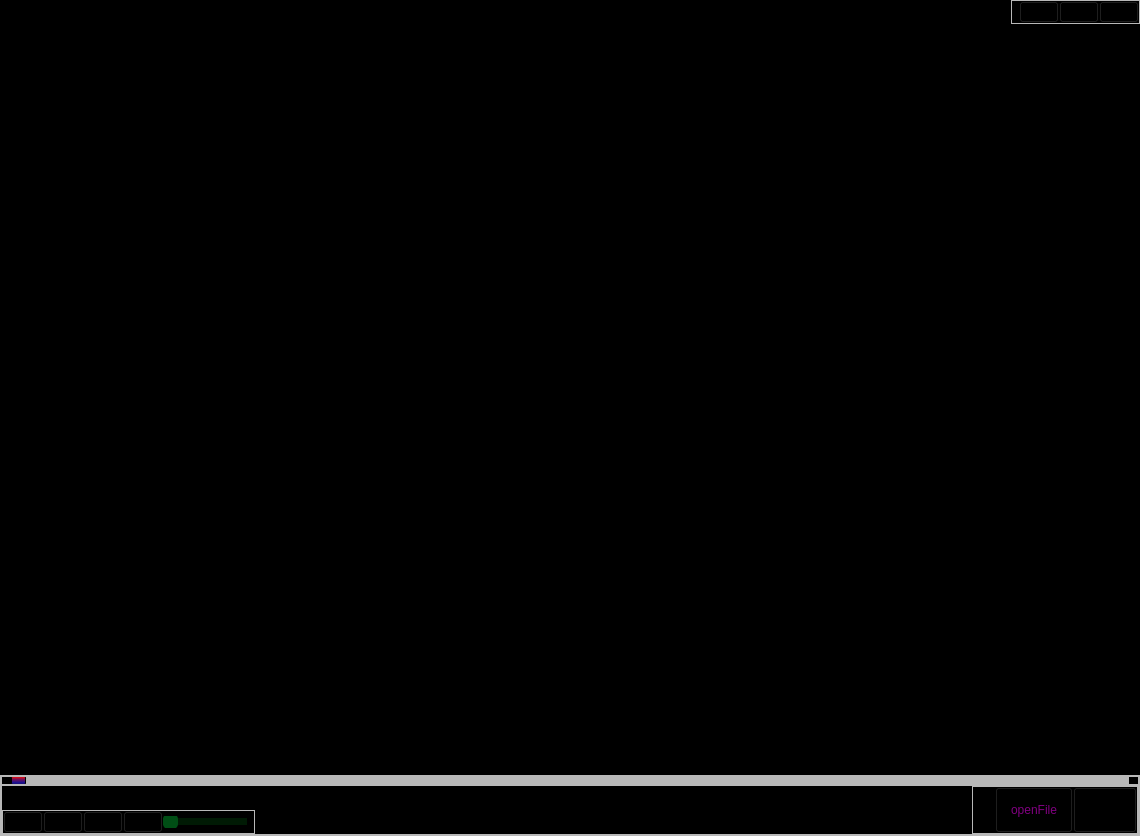
<?xml version="1.0" encoding="UTF-8"?>
<ui version="4.0">
 <class>Widget</class>
 <widget class="QWidget" name="Widget">
  <property name="geometry">
   <rect>
    <x>0</x>
    <y>0</y>
    <width>1140</width>
    <height>836</height>
   </rect>
  </property>
  <property name="windowTitle">
   <string>Widget</string>
  </property>
  <property name="styleSheet">
   <string notr="true">#Widget{background-color:black;;
	font: 700 14pt &quot;Segoe UI&quot;;
}
Head_Bar{
	background-color:transparent;
}
QToolTip{
	color:red;
	border: 2px solid purple;
	font: 700 13pt &quot;Segoe UI&quot;;

}</string>
  </property>
  <layout class="QVBoxLayout" name="verticalLayout">
   <property name="spacing">
    <number>0</number>
   </property>
   <property name="leftMargin">
    <number>0</number>
   </property>
   <property name="topMargin">
    <number>0</number>
   </property>
   <property name="rightMargin">
    <number>0</number>
   </property>
   <property name="bottomMargin">
    <number>0</number>
   </property>
   <item>
    <widget class="QWidget" name="Head_Bar" native="true">
     <layout class="QHBoxLayout" name="horizontalLayout_15">
      <property name="spacing">
       <number>0</number>
      </property>
      <property name="leftMargin">
       <number>0</number>
      </property>
      <property name="topMargin">
       <number>0</number>
      </property>
      <property name="rightMargin">
       <number>0</number>
      </property>
      <property name="bottomMargin">
       <number>0</number>
      </property>
      <item alignment="Qt::AlignRight|Qt::AlignTop">
       <widget class="QFrame" name="Head_BTNS_CONATINER_3">
        <property name="styleSheet">
         <string notr="true">QPushButton
{
	background-color:transparent;
}
QPushButton:hover
{
	background-color:rgb(121, 121, 121)

}</string>
        </property>
        <property name="frameShape">
         <enum>QFrame::StyledPanel</enum>
        </property>
        <property name="frameShadow">
         <enum>QFrame::Raised</enum>
        </property>
        <layout class="QHBoxLayout" name="horizontalLayout_16">
         <property name="spacing">
          <number>0</number>
         </property>
         <property name="leftMargin">
          <number>0</number>
         </property>
         <property name="topMargin">
          <number>0</number>
         </property>
         <property name="rightMargin">
          <number>0</number>
         </property>
         <property name="bottomMargin">
          <number>0</number>
         </property>
         <item>
          <widget class="QLabel" name="About">
           <property name="text">
            <string/>
           </property>
          </widget>
         </item>
         <item>
          <widget class="QPushButton" name="MiniMize_4">
           <property name="cursor">
            <cursorShape>PointingHandCursor</cursorShape>
           </property>
           <property name="toolTip">
            <string>&lt;html&gt;&lt;head/&gt;&lt;body&gt;&lt;p&gt;miniMize&lt;/p&gt;&lt;/body&gt;&lt;/html&gt;</string>
           </property>
           <property name="text">
            <string/>
           </property>
           <property name="icon">
            <iconset resource="../birdo.qrc">
             <normaloff>:/images/MiniMize.png</normaloff>:/images/MiniMize.png</iconset>
           </property>
           <property name="iconSize">
            <size>
             <width>25</width>
             <height>25</height>
            </size>
           </property>
          </widget>
         </item>
         <item>
          <widget class="QPushButton" name="Full_Restore_Screen_4">
           <property name="cursor">
            <cursorShape>PointingHandCursor</cursorShape>
           </property>
           <property name="toolTip">
            <string>&lt;html&gt;&lt;head/&gt;&lt;body&gt;&lt;p&gt;fullScreen&lt;/p&gt;&lt;/body&gt;&lt;/html&gt;</string>
           </property>
           <property name="text">
            <string/>
           </property>
           <property name="icon">
            <iconset resource="../birdo.qrc">
             <normaloff>:/images/fullScreen.png</normaloff>:/images/fullScreen.png</iconset>
           </property>
           <property name="iconSize">
            <size>
             <width>25</width>
             <height>25</height>
            </size>
           </property>
          </widget>
         </item>
         <item>
          <widget class="QPushButton" name="Exit_4">
           <property name="cursor">
            <cursorShape>PointingHandCursor</cursorShape>
           </property>
           <property name="toolTip">
            <string>&lt;html&gt;&lt;head/&gt;&lt;body&gt;&lt;p&gt;Exit&lt;/p&gt;&lt;/body&gt;&lt;/html&gt;</string>
           </property>
           <property name="styleSheet">
            <string notr="true"/>
           </property>
           <property name="text">
            <string/>
           </property>
           <property name="icon">
            <iconset resource="../birdo.qrc">
             <normaloff>:/images/Exit.png</normaloff>:/images/Exit.png</iconset>
           </property>
           <property name="iconSize">
            <size>
             <width>25</width>
             <height>25</height>
            </size>
           </property>
          </widget>
         </item>
        </layout>
       </widget>
      </item>
     </layout>
    </widget>
   </item>
   <item>
    <widget class="videowidget" name="video_player" native="true">
     <property name="sizePolicy">
      <sizepolicy hsizetype="Expanding" vsizetype="Expanding">
       <horstretch>0</horstretch>
       <verstretch>0</verstretch>
      </sizepolicy>
     </property>
     <property name="styleSheet">
      <string notr="true"/>
     </property>
     <layout class="QVBoxLayout" name="verticalLayout_2">
      <property name="spacing">
       <number>0</number>
      </property>
      <property name="leftMargin">
       <number>0</number>
      </property>
      <property name="topMargin">
       <number>0</number>
      </property>
      <property name="rightMargin">
       <number>0</number>
      </property>
      <property name="bottomMargin">
       <number>0</number>
      </property>
     </layout>
    </widget>
   </item>
   <item>
    <widget class="QWidget" name="Bottom" native="true">
     <property name="styleSheet">
      <string notr="true">QPushButton
{
	background-color:transparent;
}
QPushButton:hover
{
	background-color:rgb(85, 85, 85)
}
QToolButton
{
	background-color:transparent;
}</string>
     </property>
     <layout class="QVBoxLayout" name="verticalLayout_5">
      <property name="spacing">
       <number>0</number>
      </property>
      <property name="leftMargin">
       <number>0</number>
      </property>
      <property name="topMargin">
       <number>0</number>
      </property>
      <property name="rightMargin">
       <number>0</number>
      </property>
      <property name="bottomMargin">
       <number>0</number>
      </property>
      <item>
       <widget class="QFrame" name="Bottom_Elems_parent_2">
        <property name="frameShape">
         <enum>QFrame::StyledPanel</enum>
        </property>
        <property name="frameShadow">
         <enum>QFrame::Raised</enum>
        </property>
        <layout class="QVBoxLayout" name="verticalLayout_6">
         <property name="spacing">
          <number>0</number>
         </property>
         <property name="leftMargin">
          <number>0</number>
         </property>
         <property name="topMargin">
          <number>0</number>
         </property>
         <property name="rightMargin">
          <number>0</number>
         </property>
         <property name="bottomMargin">
          <number>0</number>
         </property>
         <item>
          <widget class="QFrame" name="Progress_Conatiner_2">
           <property name="styleSheet">
            <string notr="true">QLabel
{
	font: 900 14pt &quot;Segoe UI&quot;;
}
QSlider
{
	height:14px;
	border-radius:5px;
}
QSlider::handle
{
	background-color:qlineargradient(spread:pad, x1:0, y1:1, x2:0, y2:0, stop:0 rgba(0, 0, 0, 255), stop:0.05 rgba(14, 8, 73, 255), stop:0.36 rgba(28, 17, 145, 255), stop:0.6 rgba(126, 14, 81, 255), stop:0.75 rgba(234, 11, 11, 255), stop:0.79 rgba(244, 70, 5, 255), stop:0.86 rgba(255, 136, 0, 255), stop:0.935 rgba(239, 236, 55, 255));
	border: 1px solid black;
	border-radius: 5px;
	height:15px;
}
QSlider::sub-page
{
	background-color:qlineargradient(spread:pad, x1:0, y1:1, x2:0, y2:0, stop:0 rgba(0, 0, 0, 255), stop:0.05 rgba(14, 8, 73, 255), stop:0.36 rgba(28, 17, 145, 255), stop:0.6 rgba(126, 14, 81, 255), stop:0.75 rgba(234, 11, 11, 255), stop:0.79 rgba(244, 70, 5, 255), stop:0.86 rgba(255, 136, 0, 255), stop:0.935 rgba(239, 236, 55, 255));
}
QSlider::add-page
{
	background-color:rgb(184, 184, 184);
}</string>
           </property>
           <property name="frameShape">
            <enum>QFrame::StyledPanel</enum>
           </property>
           <property name="frameShadow">
            <enum>QFrame::Raised</enum>
           </property>
           <layout class="QVBoxLayout" name="verticalLayout_3">
            <property name="spacing">
             <number>0</number>
            </property>
            <property name="leftMargin">
             <number>9</number>
            </property>
            <property name="topMargin">
             <number>0</number>
            </property>
            <property name="rightMargin">
             <number>9</number>
            </property>
            <property name="bottomMargin">
             <number>0</number>
            </property>
            <item>
             <widget class="QSlider" name="Video_LEngth_2">
              <property name="maximumSize">
               <size>
                <width>16777215</width>
                <height>7</height>
               </size>
              </property>
              <property name="cursor">
               <cursorShape>PointingHandCursor</cursorShape>
              </property>
              <property name="mouseTracking">
               <bool>false</bool>
              </property>
              <property name="styleSheet">
               <string notr="true"/>
              </property>
              <property name="minimum">
               <number>0</number>
              </property>
              <property name="maximum">
               <number>0</number>
              </property>
              <property name="value">
               <number>0</number>
              </property>
              <property name="sliderPosition">
               <number>0</number>
              </property>
              <property name="orientation">
               <enum>Qt::Horizontal</enum>
              </property>
              <property name="invertedAppearance">
               <bool>false</bool>
              </property>
              <property name="invertedControls">
               <bool>false</bool>
              </property>
             </widget>
            </item>
           </layout>
          </widget>
         </item>
         <item>
          <widget class="QFrame" name="Bottom_Buttons_2">
           <property name="frameShape">
            <enum>QFrame::StyledPanel</enum>
           </property>
           <property name="frameShadow">
            <enum>QFrame::Raised</enum>
           </property>
           <layout class="QHBoxLayout" name="horizontalLayout_11">
            <property name="spacing">
             <number>0</number>
            </property>
            <property name="leftMargin">
             <number>0</number>
            </property>
            <property name="topMargin">
             <number>0</number>
            </property>
            <property name="rightMargin">
             <number>0</number>
            </property>
            <property name="bottomMargin">
             <number>0</number>
            </property>
            <item alignment="Qt::AlignLeft|Qt::AlignBottom">
             <widget class="QFrame" name="Play_Audio_backgward_BTN">
              <property name="minimumSize">
               <size>
                <width>250</width>
                <height>0</height>
               </size>
              </property>
              <property name="frameShape">
               <enum>QFrame::StyledPanel</enum>
              </property>
              <property name="frameShadow">
               <enum>QFrame::Raised</enum>
              </property>
              <layout class="QHBoxLayout" name="horizontalLayout_3">
               <property name="spacing">
                <number>0</number>
               </property>
               <property name="leftMargin">
                <number>0</number>
               </property>
               <property name="topMargin">
                <number>0</number>
               </property>
               <property name="rightMargin">
                <number>0</number>
               </property>
               <property name="bottomMargin">
                <number>0</number>
               </property>
               <item>
                <widget class="QPushButton" name="Play_PAUSe">
                 <property name="cursor">
                  <cursorShape>PointingHandCursor</cursorShape>
                 </property>
                 <property name="toolTip">
                  <string>&lt;html&gt;&lt;head/&gt;&lt;body&gt;&lt;p&gt;Play&lt;/p&gt;&lt;/body&gt;&lt;/html&gt;</string>
                 </property>
                 <property name="text">
                  <string/>
                 </property>
                 <property name="icon">
                  <iconset resource="../birdo.qrc">
                   <normaloff>:/images/Play.png</normaloff>:/images/Play.png</iconset>
                 </property>
                 <property name="iconSize">
                  <size>
                   <width>40</width>
                   <height>40</height>
                  </size>
                 </property>
                </widget>
               </item>
               <item>
                <widget class="QPushButton" name="seekBackWard">
                 <property name="cursor">
                  <cursorShape>PointingHandCursor</cursorShape>
                 </property>
                 <property name="toolTip">
                  <string>&lt;html&gt;&lt;head/&gt;&lt;body&gt;&lt;p&gt;reWind&lt;/p&gt;&lt;/body&gt;&lt;/html&gt;</string>
                 </property>
                 <property name="text">
                  <string/>
                 </property>
                 <property name="icon">
                  <iconset resource="../birdo.qrc">
                   <normaloff>:/images/rewind.png</normaloff>:/images/rewind.png</iconset>
                 </property>
                 <property name="iconSize">
                  <size>
                   <width>20</width>
                   <height>20</height>
                  </size>
                 </property>
                </widget>
               </item>
               <item>
                <widget class="QPushButton" name="seekForWard">
                 <property name="cursor">
                  <cursorShape>PointingHandCursor</cursorShape>
                 </property>
                 <property name="text">
                  <string/>
                 </property>
                 <property name="icon">
                  <iconset resource="../birdo.qrc">
                   <normaloff>:/images/ten.png</normaloff>:/images/ten.png</iconset>
                 </property>
                 <property name="iconSize">
                  <size>
                   <width>20</width>
                   <height>20</height>
                  </size>
                 </property>
                </widget>
               </item>
               <item>
                <widget class="QWidget" name="Audio_Controller_Container" native="true">
                 <property name="styleSheet">
                  <string notr="true">QLabel
{
	color:white;
	font: 700 12pt &quot;Segoe UI&quot;;
}

QSlider
{
	height: 12px;
	border-radius:5px;
}
QSlider::handle
{;
	background-color: rgb(0, 78, 21);
	border-radius:5px;
}
QSlider::sub-page{
	background-color: qlineargradient(spread:pad, x1:0.118, y1:1, x2:1, y2:1, stop:0.40448 rgba(23, 54, 8, 255), stop:1 rgba(48, 255, 101, 255))
}
QSlider::add-page{
	background-color: rgb(0, 26, 4);
}</string>
                 </property>
                 <layout class="QHBoxLayout" name="horizontalLayout_2">
                  <property name="spacing">
                   <number>0</number>
                  </property>
                  <property name="leftMargin">
                   <number>0</number>
                  </property>
                  <property name="topMargin">
                   <number>0</number>
                  </property>
                  <property name="rightMargin">
                   <number>0</number>
                  </property>
                  <property name="bottomMargin">
                   <number>0</number>
                  </property>
                  <item>
                   <widget class="QPushButton" name="Audio">
                    <property name="cursor">
                     <cursorShape>PointingHandCursor</cursorShape>
                    </property>
                    <property name="toolTip">
                     <string>&lt;html&gt;&lt;head/&gt;&lt;body&gt;&lt;p&gt;Mute&lt;/p&gt;&lt;/body&gt;&lt;/html&gt;</string>
                    </property>
                    <property name="styleSheet">
                     <string notr="true"/>
                    </property>
                    <property name="text">
                     <string/>
                    </property>
                    <property name="icon">
                     <iconset resource="../birdo.qrc">
                      <normaloff>:/images/volume.png</normaloff>:/images/volume.png</iconset>
                    </property>
                    <property name="iconSize">
                     <size>
                      <width>20</width>
                      <height>20</height>
                     </size>
                    </property>
                   </widget>
                  </item>
                  <item>
                   <widget class="QSlider" name="Audio_Slider">
                    <property name="cursor">
                     <cursorShape>PointingHandCursor</cursorShape>
                    </property>
                    <property name="value">
                     <number>0</number>
                    </property>
                    <property name="orientation">
                     <enum>Qt::Horizontal</enum>
                    </property>
                   </widget>
                  </item>
                  <item>
                   <widget class="QLabel" name="currVolume">
                    <property name="text">
                     <string/>
                    </property>
                   </widget>
                  </item>
                 </layout>
                </widget>
               </item>
              </layout>
             </widget>
            </item>
            <item>
             <spacer name="horizontalSpacer">
              <property name="orientation">
               <enum>Qt::Horizontal</enum>
              </property>
              <property name="sizeHint" stdset="0">
               <size>
                <width>40</width>
                <height>20</height>
               </size>
              </property>
             </spacer>
            </item>
            <item>
             <widget class="QFrame" name="Container_2">
              <property name="styleSheet">
               <string notr="true">QPushButton{
	font: 700 11pt &quot;Segoe UI&quot;;
	padding:15px;
	color:purple;
}
QLabel
{
	color:white;
	font: 700 14pt &quot;Segoe UI&quot;;
	margin-right:15px;
}
#Loop_Select_2
{
	color:red;
}</string>
              </property>
              <property name="frameShape">
               <enum>QFrame::StyledPanel</enum>
              </property>
              <property name="frameShadow">
               <enum>QFrame::Raised</enum>
              </property>
              <layout class="QHBoxLayout" name="horizontalLayout">
               <property name="spacing">
                <number>0</number>
               </property>
               <property name="leftMargin">
                <number>0</number>
               </property>
               <property name="topMargin">
                <number>0</number>
               </property>
               <property name="rightMargin">
                <number>0</number>
               </property>
               <property name="bottomMargin">
                <number>0</number>
               </property>
               <item>
                <widget class="QLabel" name="Video_length">
                 <property name="text">
                  <string/>
                 </property>
                </widget>
               </item>
               <item>
                <widget class="QPushButton" name="openFile">
                 <property name="cursor">
                  <cursorShape>PointingHandCursor</cursorShape>
                 </property>
                 <property name="text">
                  <string>openFile</string>
                 </property>
                </widget>
               </item>
               <item>
                <widget class="QPushButton" name="Btm_fullScreen">
                 <property name="cursor">
                  <cursorShape>PointingHandCursor</cursorShape>
                 </property>
                 <property name="toolTip">
                  <string>&lt;html&gt;&lt;head/&gt;&lt;body&gt;&lt;p&gt;fullScreen&lt;/p&gt;&lt;/body&gt;&lt;/html&gt;</string>
                 </property>
                 <property name="text">
                  <string/>
                 </property>
                 <property name="icon">
                  <iconset resource="../birdo.qrc">
                   <normaloff>:/images/fullScreen_Btm.png</normaloff>:/images/fullScreen_Btm.png</iconset>
                 </property>
                 <property name="iconSize">
                  <size>
                   <width>20</width>
                   <height>20</height>
                  </size>
                 </property>
                </widget>
               </item>
              </layout>
             </widget>
            </item>
           </layout>
          </widget>
         </item>
        </layout>
       </widget>
      </item>
     </layout>
    </widget>
   </item>
  </layout>
 </widget>
 <customwidgets>
  <customwidget>
   <class>videowidget</class>
   <extends>QWidget</extends>
   <header>videowidget.h</header>
   <container>1</container>
  </customwidget>
 </customwidgets>
 <tabstops>
  <tabstop>Exit_4</tabstop>
  <tabstop>Full_Restore_Screen_4</tabstop>
  <tabstop>MiniMize_4</tabstop>
  <tabstop>openFile</tabstop>
  <tabstop>Btm_fullScreen</tabstop>
  <tabstop>Play_PAUSe</tabstop>
  <tabstop>seekBackWard</tabstop>
  <tabstop>Audio</tabstop>
  <tabstop>Audio_Slider</tabstop>
  <tabstop>Video_LEngth_2</tabstop>
 </tabstops>
 <resources>
  <include location="../birdo.qrc"/>
 </resources>
 <connections/>
</ui>
